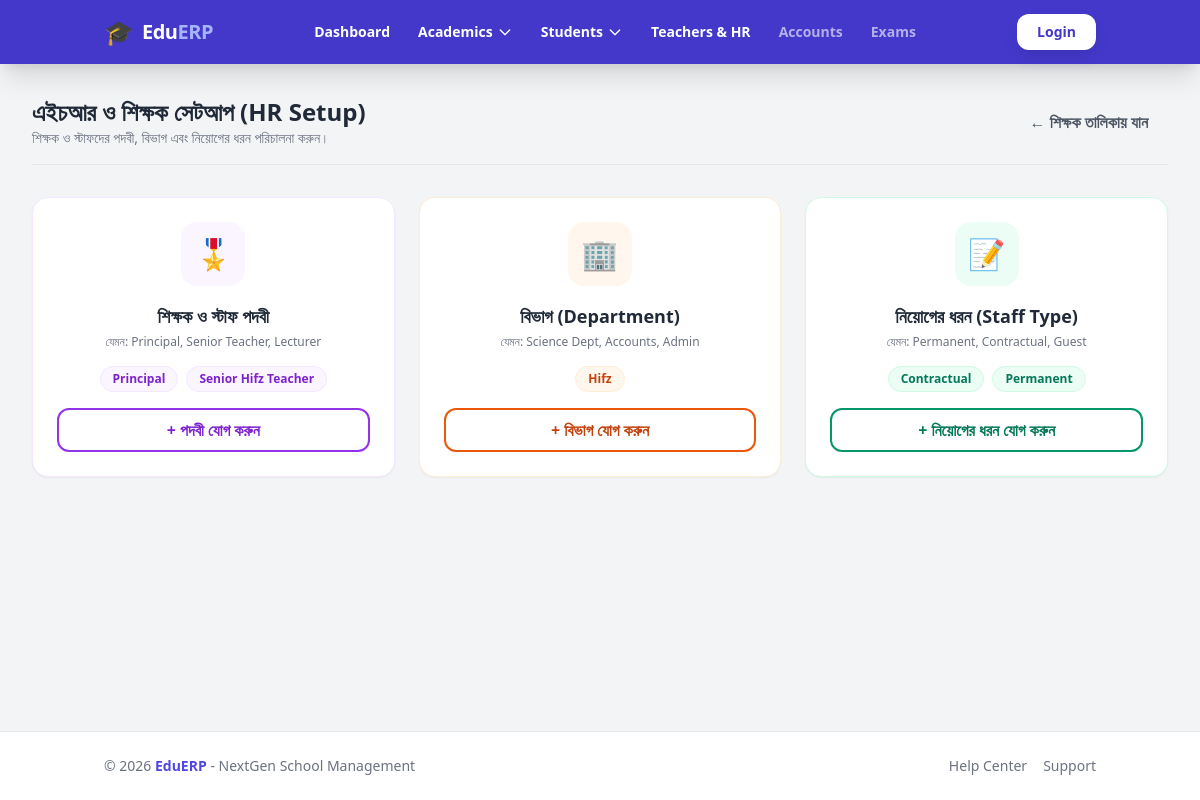
Screenshot of /teachers/setup/ with the database file from the repository.
### apps/teachers/models.py (models this page shows, shortened)
class Designation(models.Model):
    name = models.CharField(max_length=100, unique=True) # যেমন: Principal, Senior Teacher

class Department(models.Model):
    name = models.CharField(max_length=100, unique=True) # যেমন: Science, Admin

class StaffType(models.Model):
    name = models.CharField(max_length=50, unique=True) # যেমন: Permanent, Guest Teacher

### apps/teachers/views.py (the view)
# urls.py: path('setup/', views.hr_setup_dashboard, name='hr_setup'),
def hr_setup_dashboard(request):
    designations = Designation.objects.all().order_by('name')
    departments = Department.objects.all().order_by('name')
    staff_types = StaffType.objects.all().order_by('name')
    return render(request, 'teachers/setup_dashboard.html', {
        'designations': designations,
        'departments': departments,
        'staff_types': staff_types
    })

### templates/teachers/setup_dashboard.html (shortened to what this page needs)
{% extends 'base.html' %}
{% block content %}
<div class="max-w-7xl mx-auto px-4 sm:px-6 lg:px-8 relative">
    <div class="flex justify-between items-center mb-8 border-b border-gray-200 pb-4">
        <div>
            <h1 class="text-2xl font-bold text-gray-800">এইচআর ও শিক্ষক সেটআপ (HR Setup)</h1>
            <p class="text-sm text-gray-500">শিক্ষক ও স্টাফদের পদবী, বিভাগ এবং নিয়োগের ধরন পরিচালনা করুন।</p>
        </div>
        <a href="{% url 'teachers:teacher_list' %}" class="bg-gray-100 text-gray-600 px-5 py-2.5 rounded-xl font-semibold hover:bg-gray-200 transition">
            &larr; শিক্ষক তালিকায় যান
        </a>
    </div>
    <div class="grid grid-cols-1 md:grid-cols-2 lg:grid-cols-3 gap-6">
        <div class="bg-white rounded-2xl shadow-sm border border-purple-100 p-6 flex flex-col items-center text-center hover:shadow-md transition">
            <div class="w-16 h-16 bg-purple-50 text-purple-600 rounded-2xl flex items-center justify-center text-3xl mb-4">
                🎖️
            </div>
            <h2 class="text-lg font-bold text-gray-800 mb-1">শিক্ষক ও স্টাফ পদবী</h2>
            <p class="text-xs text-gray-500 mb-4">যেমন: Principal, Senior Teacher, Lecturer</p>
            <div class="flex flex-wrap gap-2 justify-center mb-4">
                {% for des in designations %}
                    <span class="px-3 py-1 bg-purple-50 text-purple-700 text-xs font-bold rounded-full border border-purple-100">{{ des.name }}</span>
                {% empty %}
                    <span class="text-xs text-red-400">কোনো পদবী নেই</span>
                {% endfor %}
            </div>
            <button onclick="document.getElementById('addDesModal').classList.remove('hidden')" class="mt-auto w-full border-2 border-purple-600 text-purple-700 py-2 rounded-xl font-bold hover:bg-purple-50 transition">
                + পদবী যোগ করুন
            </button>
        </div>
        <div class="bg-white rounded-2xl shadow-sm border border-orange-100 p-6 flex flex-col items-center text-center hover:shadow-md transition">
            <div class="w-16 h-16 bg-orange-50 text-orange-600 rounded-2xl flex items-center justify-center text-3xl mb-4">
                🏢
            </div>
            <h2 class="text-lg font-bold text-gray-800 mb-1">বিভাগ (Department)</h2>
            <p class="text-xs text-gray-500 mb-4">যেমন: Science Dept, Accounts, Admin</p>
            <div class="flex flex-wrap gap-2 justify-center mb-4">
                {% for dept in departments %}
                    <span class="px-3 py-1 bg-orange-50 text-orange-700 text-xs font-bold rounded-full border border-orange-100">{{ dept.name }}</span>
                {% empty %}
                    <span class="text-xs text-red-400">কোনো বিভাগ নেই</span>
                {% endfor %}
            </div>
            <button onclick="document.getElementById('addDeptModal').classList.remove('hidden')" class="mt-auto w-full border-2 border-orange-600 text-orange-700 py-2 rounded-xl font-bold hover:bg-orange-50 transition">
                + বিভাগ যোগ করুন
            </button>
        </div>
        <div class="bg-white rounded-2xl shadow-sm border border-emerald-100 p-6 flex flex-col items-center text-center hover:shadow-md transition">
            <div class="w-16 h-16 bg-emerald-50 text-emerald-600 rounded-2xl flex items-center justify-center text-3xl mb-4">
                📝
            </div>
            <h2 class="text-lg font-bold text-gray-800 mb-1">নিয়োগের ধরন (Staff Type)</h2>
            <p class="text-xs text-gray-500 mb-4">যেমন: Permanent, Contractual, Guest</p>
            <div class="flex flex-wrap gap-2 justify-center mb-4">
                {% for stype in staff_types %}
                    <span class="px-3 py-1 bg-emerald-50 text-emerald-700 text-xs font-bold rounded-full border border-emerald-100">{{ stype.name }}</span>
                {% empty %}
                    <span class="text-xs text-red-400">কোনো ধরন নেই</span>
                {% endfor %}
            </div>
            <button onclick="document.getElementById('addStaffTypeModal').classList.remove('hidden')" class="mt-auto w-full border-2 border-emerald-600 text-emerald-700 py-2 rounded-xl font-bold hover:bg-emerald-50 transition">
                + নিয়োগের ধরন যোগ করুন
            </button>
        </div>
    </div>
</div>
{% endblock %}

### templates/base.html (style rules this page uses)
html { overflow-y: scroll; }

### rows the page displays
Designation: name "Principal"
Designation: name "Senior Hifz Teacher"
Department: name "Hifz"
StaffType: name "Contractual"
StaffType: name "Permanent"
